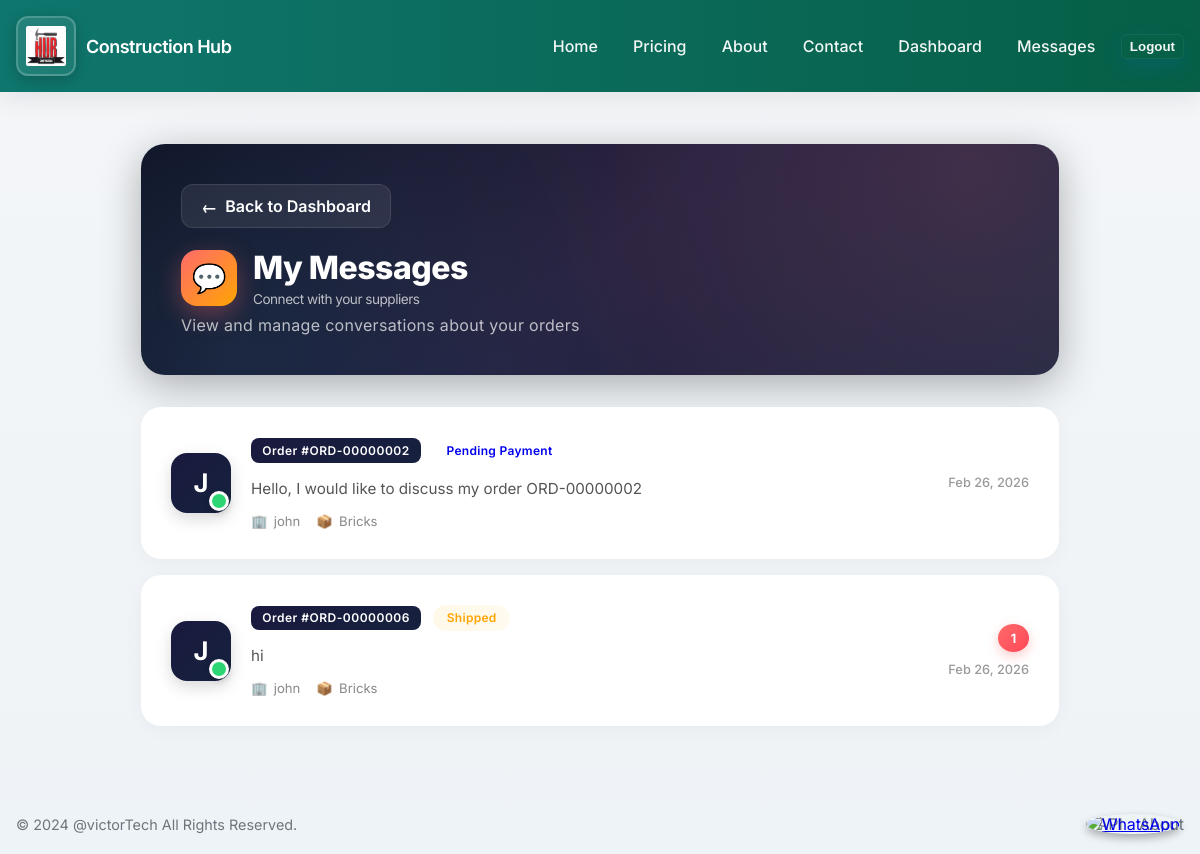
The page /messaging/ (signed in) on the database its author committed.
### apps/messaging/models.py (models this page shows, shortened)
class Conversation(models.Model):
    order = models.ForeignKey(Order, on_delete=models.CASCADE, related_name='conversations')
    customer = models.ForeignKey(User, on_delete=models.CASCADE, related_name='customer_conversations')
    supplier = models.ForeignKey(User, on_delete=models.CASCADE, related_name='supplier_conversations')
    created_at = models.DateTimeField(auto_now_add=True)
    updated_at = models.DateTimeField(auto_now=True)
    class Meta:
        ordering = ['-updated_at']
        unique_together = ['order', 'customer', 'supplier']
    @property
    def last_message(self):
        return self.messages.first()
    @property
    def unread_count(self):
        return self.messages.filter(is_read=False).exclude(sender=self.customer).count()

class Message(models.Model):
    conversation = models.ForeignKey(Conversation, on_delete=models.CASCADE, related_name='messages')
    sender = models.ForeignKey(User, on_delete=models.CASCADE, related_name='sent_messages')
    content = models.TextField()
    is_read = models.BooleanField(default=False)
    created_at = models.DateTimeField(auto_now_add=True)
    class Meta:
        ordering = ['created_at']

### apps/accounts/models.py (models this page shows, shortened)
class CustomUser(AbstractUser):
    USER_TYPES = [
        ('customer', 'Customer'),
        ('supplier', 'Supplier'),
        ('consultant', 'Consultant'),
        ('admin', 'Admin'),
    ]
    user_type = models.CharField(max_length=20, choices=USER_TYPES, default='customer')
    phone_number = models.CharField(max_length=15, blank=True, null=True)
    company_name = models.CharField(max_length=255, blank=True, null=True)
    location = models.CharField(max_length=255, blank=True, null=True)
    @property
    def is_supplier(self):
        return self.user_type == 'supplier'

### apps/orders/models.py (models this page shows, shortened)
class Order(models.Model):
    customer = models.ForeignKey(settings.AUTH_USER_MODEL, on_delete=models.CASCADE, related_name='orders', null=True, blank=True)
    ordering_supplier = models.ForeignKey(settings.AUTH_USER_MODEL, on_delete=models.SET_NULL, related_name='supplier_orders', null=True, blank=True, help_text="Supplier who created this order")
    product = models.ForeignKey(Product, on_delete=models.CASCADE, related_name='orders', null=True, blank=True)
    quantity = models.PositiveIntegerField(default=1)
    price = models.DecimalField(max_digits=10, decimal_places=2, null=True, blank=True, help_text="Price per unit in KSH at time of order")
    order_number = models.CharField(max_length=50, unique=True, blank=True, null=True)
    customer_name = models.CharField(max_length=255, blank=True)
    customer_number = models.CharField(max_length=15, blank=True)
    customer_location = models.CharField(max_length=255, blank=True)
    created_at = models.DateTimeField(auto_now_add=True)
    updated_at = models.DateTimeField(auto_now=True)
    status = models.CharField(max_length=30, choices=[
        ('saved', 'Saved'),
        ('pending_payment', 'Pending Payment'),
        ('paid', 'Paid'),
        ('shipped', 'Shipped'),
        ('complete_waiting_transport', 'Complete Waiting for Transport'),
        ('completed', 'Completed'),
        ('canceled', 'Canceled'),
    ], default='saved')
    order_image = models.ImageField(upload_to='order_images/', blank=True, null=True, help_text="Image uploaded by supplier when creating order")
    plan_type = models.CharField(max_length=50, blank=True, null=True, help_text="Type of architectural plan purchased (2_bedroom, 3_bedroom)")
    mpesa_phone_number = models.CharField(max_length=15, blank=True, null=True, help_text="Customer's M-Pesa phone number")
    mpesa_transaction_id = models.CharField(max_length=50, blank=True, null=True, help_text="M-Pesa transaction ID")
    mpesa_checkout_request_id = models.CharField(max_length=50, blank=True, null=True, help_text="M-Pesa checkout request ID")
    payment_status = models.CharField(max_length=20, choices=[
        ('pending', 'Pending'),
        ('completed', 'Completed'),
        ('failed', 'Failed'),
        ('cancelled', 'Cancelled'),
    ], default='pending', help_text="M-Pesa payment status")
    payment_initiated_at = models.DateTimeField(blank=True, null=True, help_text="When payment was initiated")
    payment_completed_at = models.DateTimeField(blank=True, null=True, help_text="When payment was completed")
    offer = models.CharField(max_length=50, blank=True, null=True, choices=[
        ('', 'No Offer'),
        ('free_delivery', 'Free Delivery'),
        ('10_percent_discount', '10% Discount'),
    ], help_text="Special offer applied to this order")

### apps/products/models.py (models this page shows, shortened)
class Product(models.Model):
    CATEGORY_CHOICES = [
        ('cement', 'Cement & Concrete'),
        ('steel', 'Steel & Metals'),
        ('wood', 'Wood & Timber'),
        ('electrical', 'Electrical'),
        ('plumbing', 'Plumbing'),
        ('tools', 'Tools & Equipment'),
        ('other', 'Other'),
    ]
    name = models.CharField(max_length=255)
    description = models.TextField()
    category = models.CharField(max_length=20, choices=CATEGORY_CHOICES, default='other')
    image_url = models.URLField(blank=True, null=True)
    cost = models.DecimalField(max_digits=10, decimal_places=2)
    quality = models.CharField(max_length=50, choices=[
        ('standard', 'Standard'),
        ('premium', 'Premium'),
        ('high_end', 'High-End'),
    ], default='standard', help_text="Quality level of the product")
    location = models.CharField(max_length=255)
    available_quantity = models.PositiveIntegerField(default=0)
    supplier = models.ForeignKey(Supplier, on_delete=models.CASCADE, related_name='products_from_products_app')
    offer = models.CharField(max_length=50, blank=True, null=True, choices=[
        ('', 'No Offer'),
        ('free_delivery', 'Free Delivery'),
        ('10_percent_discount', '10% Discount'),
    ], help_text="Special offer applied to this product")

### apps/messaging/views.py (the view)
# urls.py: path('', views.my_conversations, name='conversations'),
@login_required
def my_conversations(request):
    user = request.user
    if not user.is_supplier:
        messages.error(request, "You do not have access to the messages page.")
        return redirect("accounts:dashboard")
    conversations = Conversation.objects.filter(
        Q(customer=user) | Q(supplier=user)
    ).select_related("order", "customer", "supplier").prefetch_related("messages")
    context = {"conversations": conversations}
    return render(request, "messaging/conversations.html", context)

### templates/messaging/conversations.html (shortened to what this page needs)
{% extends 'base.html' %}
{% load static %}
{% block content %}
<div class="container" style="max-width: 950px; margin: 0 auto; padding: 2rem 1rem;">
  <div class="page-header">
    <div class="page-header-content">
      <a href="{% url 'dashboard:customer_dashboard' %}" class="back-button">
        <span>←</span> Back to Dashboard
      </a>
      <div class="page-title">
        <div class="page-title-icon">💬</div>
        <div>
          <div>My Messages</div>
          <div style="font-size: 0.85rem; font-weight: 400; opacity: 0.7; margin-top: 0.25rem;">Connect with your suppliers</div>
        </div>
      </div>
      <p class="page-subtitle">View and manage conversations about your orders</p>
    </div>
  </div>
  {% if conversations %}
    {% for conversation in conversations %}
      <a href="{% url 'messaging:conversation_detail' conversation.id %}" class="conversation-card">
        <div style="display: flex; justify-content: space-between; align-items: center;">
          <div style="display: flex; align-items: center; gap: 1.25rem; flex: 1;">
            <div class="conversation-avatar">
              {{ conversation.supplier.username|make_list|first|upper }}
            </div>
            <div style="flex: 1;">
              <div style="display: flex; align-items: center; gap: 0.75rem; margin-bottom: 0.6rem; flex-wrap: wrap;">
                <span class="order-badge">Order #{{ conversation.order.order_number }}</span>
                <span class="status-badge {{ conversation.order.status }}">
                  {{ conversation.order.get_status_display }}
                </span>
              </div>
              <p class="message-preview">
                {% if conversation.last_message %}
                  {{ conversation.last_message.content|truncatechars:60 }}
                {% else %}
                  No messages yet
                {% endif %}
              </p>
              <div class="conversation-meta">
                <span class="conversation-meta-item">
                  <span>🏢</span> {{ conversation.supplier.username }}
                </span>
                <span class="conversation-meta-item">
                  <span>📦</span> {{ conversation.order.product.name|default:'N/A'|truncatechars:25 }}
                </span>
              </div>
            </div>
          </div>
          <div style="text-align: right; display: flex; flex-direction: column; align-items: flex-end; gap: 0.6rem;">
            {% if conversation.unread_count > 0 %}
              <span class="unread-badge">{{ conversation.unread_count }}</span>
            {% endif %}
            <span style="color: #999; font-size: 0.8rem; font-weight: 500;">
              {{ conversation.updated_at|date:'M d, Y' }}
            </span>
          </div>
        </div>
      </a>
    {% endfor %}
  {% endif %}
</div>
{% endblock %}

### static/css/styles.css (style rules this page uses)
:root { --bg:#f4f6f8; --accent:#0d6efd; --muted:#6c757d; --card:#ffffff; --success:#2e7d32; }
* { box-sizing:border-box }
body { font-family: 'Inter', Roboto, 'Helvetica Neue', Arial, sans-serif; margin: 0; padding: 0; background: linear-gradient(180deg,var(--bg),#eef3f7); color: #0f1724; }
.container { max-width:1200px; margin:0 auto; padding:0 1rem; }

### rows shown on the page
Conversation: supplier.username|make_list "J", order.order_number "ORD-00000002", order.status "Pending Payment", last_message.content "Hello, I would like to discuss my order ORD-00000002", supplier.username "john", order.product.name "Bricks", updated_at "Feb 26, 2026"
Conversation: supplier.username|make_list "J", order.order_number "ORD-00000006", order.status "Shipped", last_message.content "hi", supplier.username "john", order.product.name "Bricks", unread_count "1", updated_at "Feb 26, 2026"
